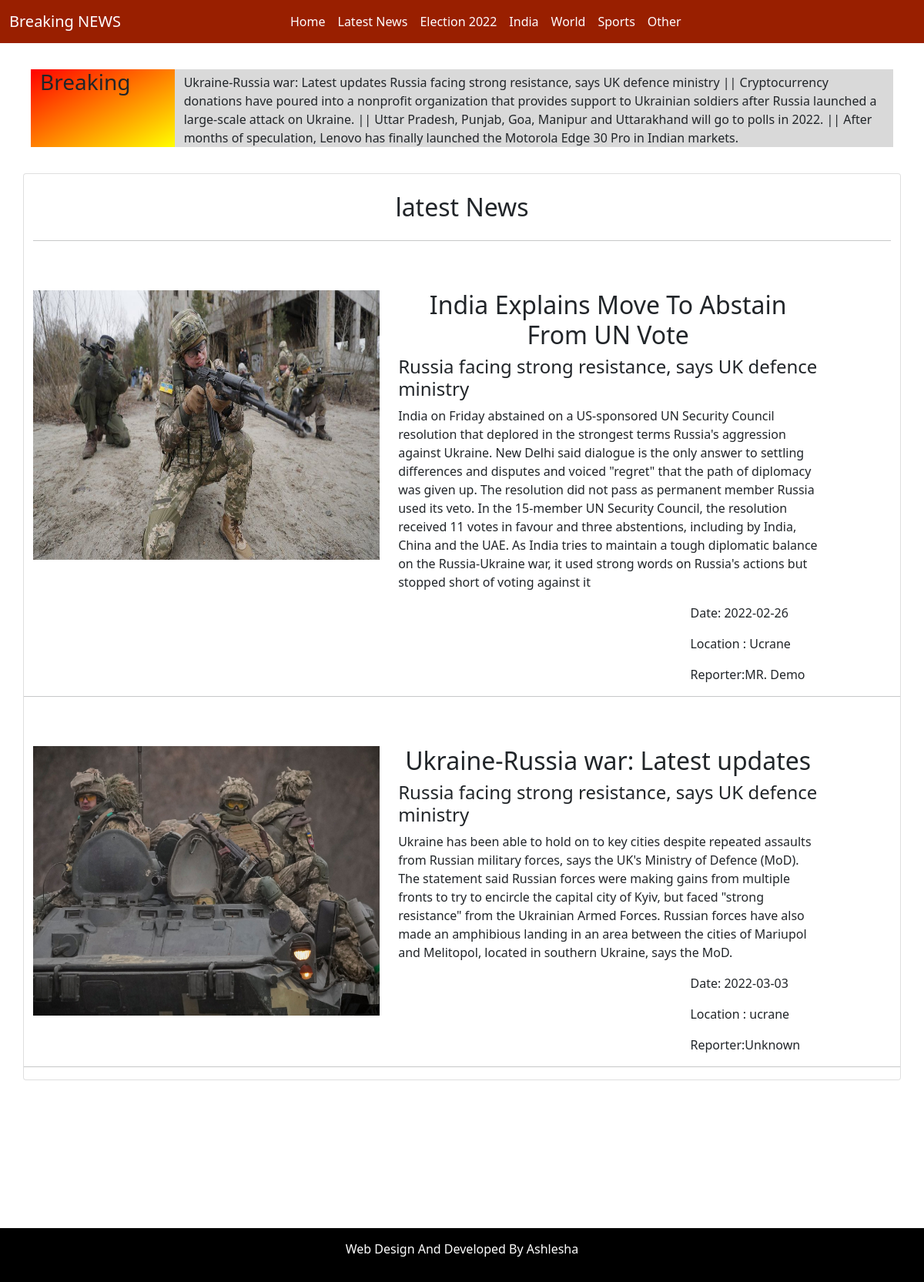
/news_detail.php?id=latest, run on the app's committed database.
### tables this page shows
CREATE TABLE `add_news` (
  `id` int(11) NOT NULL,
  `heading` text NOT NULL,
  `subheading` text NOT NULL,
  `type` text NOT NULL,
  `msg` text NOT NULL,
  `photo` text NOT NULL,
  `location` text NOT NULL,
  `date` date NOT NULL,
  `auther` text NOT NULL,
  `created_at` timestamp NOT NULL DEFAULT current_timestamp() ON UPDATE current_timestamp()
);

### news_detail.php (the view, shortened to what this page needs)
<?php
$con=mysqli_connect("localhost","root","","news");
?>
<!DOCTYPE html>
<html>
<head>
	<link href="https://cdn.jsdelivr.net/npm/bootstrap@5.1.3/dist/css/bootstrap.min.css" rel="stylesheet">
</head>
<body>
<nav style="background-color: #991f00;color: white;" class="navbar navbar-expand-sm">
  <div class="container-fluid">
    <div class="collapse navbar-collapse" id="navbarTogglerDemo01">
      <a class="navbar-brand" href="index.php">Breaking NEWS </a>
      <ul  class="navbar-nav me-auto mb-2 mb-lg-0 offset-lg-2">
        <li class="nav-item">
          <a class="nav-link active" aria-current="page" href="index.php">Home</a>
        </li>
        <li class="nav-item">
          <a class="nav-link" href="news_detail.php?id=latest">Latest News</a>
        </li>
        <li class="nav-item">
          <a class="nav-link" href="news_detail.php?id=election">Election 2022</a>
        </li>
         <li class="nav-item">
          <a class="nav-link" href="news_detail.php?id=india">India</a>
        </li> <li class="nav-item">
          <a class="nav-link" href="news_detail.php?id=world">World</a>
        </li> <li class="nav-item">
          <a class="nav-link" href="news_detail.php?id=sport">Sports</a>
        </li> <li class="nav-item">
          <a class="nav-link" href="news_detail.php?id=other">Other</a>
        </li>
      </ul>
    </div>
  </div>
</nav>
<br>
<div class="container">
	<div style="padding: 10px;" class="row">
		<div style=" background-image: linear-gradient(to bottom right, red, yellow);" class="col-lg-2">
			<h3>Breaking </h3>
		</div>
		<div style="background-color: #d9d9d9;" class="col-lg-10">
			<marquee style="margin-top: 5px;"> Ukraine-Russia war: Latest updates
				Russia facing strong resistance, says UK defence ministry   || Cryptocurrency donations have poured into a nonprofit organization that provides support to Ukrainian soldiers after Russia launched a large-scale attack on Ukraine. ||
		 		Uttar Pradesh, Punjab, Goa, Manipur and Uttarakhand will go to polls in 2022. || After months of speculation, Lenovo has finally launched the Motorola Edge 30 Pro in Indian markets.
		 	</marquee>
		</div>
	</div>
</div>
<br>
<div class="container card">
	<br>
		<h2 class="center"> <?php echo $type=$_GET['id'];?> News </h2>
		<hr>
<div class="row">
<?php
 $id=$_GET['id'];
  	$s="select * from add_news where type='$id' ORDER BY id DESC";
  	$r=mysqli_query($con,$s);
  	while($a=mysqli_fetch_array($r)) {
  		$h=$a['heading'];
  		$sh=$a['subheading'];
  		$m=$a['msg'];
  		$p=$a['photo'];
  		$l=$a['location'];
  		$d=$a['date'];
  		$a=$a['auther'];
  		echo "
						  	<div class='col-lg-12'>
						  	<br><br>
						 		<div class='row'>
						 			<div class='col-lg-5'>
										<img src='news_images/$p' width='100%' height='350px'>
									</div>
									<div class='col-lg-6'>
										<h2 class='center'> $h</h2>
										<h4>$sh</h4>
											<p> $m</p>
											<div class='row'>
												<div class='col-lg-4 offset-lg-8'>
													<p>Date: $d </p>
													<p>Location : $l </p>
													<p>Reporter:$a </p>
												</div>
											</div>
									</div>
								</div>
							</div>
										<hr>
						  		";
  	}
?>
</div>
</div>
<br> <br>
<br> <br>
<br> <br>
<br> <br>
<div style="background-color: black;color: white;padding: 15px;" class="container-fluid">
	<div class="row">
		<p class="center"> Web Design And Developed By Ashlesha </p>
	</div>
</div>
</body>
</html>

### news_detail.php (style rules this page uses)
a { text-decoration: none; color: white; }
.nav-link { text-decoration: none; color: white; }
.center { text-align: center; }

### data on the page
add_news: photo (picture), heading "India Explains Move To Abstain From UN Vote", subheading "Russia facing strong resistance, says UK defence ministry", msg "India on Friday abstained on a US-sponsored UN Security Council resolution that deplored in the strongest terms Russia's aggression against Ukraine. New Delhi said dialogue is the only answer to settling differences and disputes and voiced \"regret\" that the path of diplomacy was given up. The resolution did not pass as permanent member Russia used its veto. In the 15-member UN Security Council, the resolution received 11 votes in favour and three abstentions, including by India, China and the UAE. As India tries to maintain a tough diplomatic balance on the Russia-Ukraine war, it used strong words on Russia's actions but stopped short of voting against it", date "2022-02-26", location "Ucrane", auther "MR. Demo"
add_news: photo (picture), heading "Ukraine-Russia war: Latest updates", subheading "Russia facing strong resistance, says UK defence ministry", msg "Ukraine has been able to hold on to key cities despite repeated assaults from Russian military forces, says the UK's Ministry of Defence (MoD). The statement said Russian forces were making gains from multiple fronts to try to encircle the capital city of Kyiv, but faced \"strong resistance\" from the Ukrainian Armed Forces. Russian forces have also made an amphibious landing in an area between the cities of Mariupol and Melitopol, located in southern Ukraine, says the MoD.", date "2022-03-03", location "ucrane", auther "Unknown"

### other printed values
$type=$_GET['id'] "latest"
